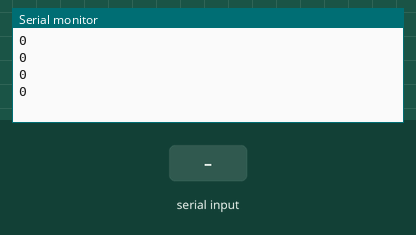
The sketch below on a simulated Arduino Uno, built with avr-gcc and run on an emulated ATmega328P. On the bench: the last lines printed to the serial monitor. The test bench sets the inputs (shaded band).

Above: at 1.0 s.
1.1 s: "90,45\n" received over Serial
At 2.5 s:
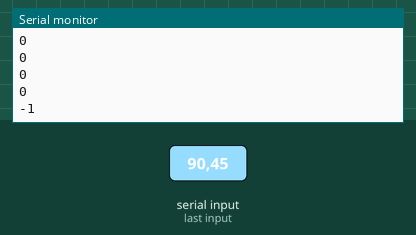
2.6 s: "r90\n" received over Serial
At 4.6 s:
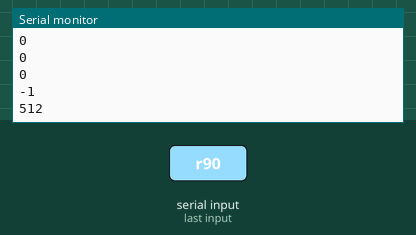
Timing chart, 0 to 6.1 s (numbered marks = the images above; inputs shaded):
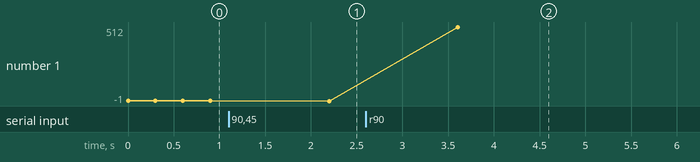

Measured:
- after the input at 1.1 s, the serial monitor: prints a new line after 1.1 s (image 1)
- after the input at 2.6 s, the serial monitor: prints a new line after 1.0 s (image 2)
- plotted number 1: 0 → -1 after the input at 1.1 s, -1 → 512 after the input at 2.6 s

The sketch:

SerialCallResponseASCIICarlos.ino
```cpp
/*
  Serial Call and Response in ASCII

based on this tutoirial:

 http://www.arduino.cc/en/Tutorial/SerialCallResponseASCII

 */

int sensorVal = 0;    // analog sensor

String inString = "";

void setup() {
  // start serial port at 9600 bps and wait for port to open:
  Serial.begin(9600);
  while (!Serial) {
    ; // wait for serial port to connect. Needed for native USB port only
  }
  //Serial.setTimeout(25);

  establishContact();  // send a byte to establish contact until receiver responds
}

void loop() {
  // if we get a valid byte:
  if (Serial.available() > 0) {
    // read a byte form the serial port and store it in data variable
    inString = Serial.readStringUntil('\r');
    // get incoming byte:
    if(inString.charAt(0) == 'r') {
      // pin number
      String rPinStr = inString.substring(1, inString.indexOf('\r')-1);
      int rpin = rPinStr.toInt();
      // read analog input
      sensorVal = analogRead(rpin);
      // send sensor value(s):
      Serial.println(sensorVal);
      inString = ""; // clear string buffer
    } else if(inString.charAt(0) == 'w') {
      // pin number
      String wPinStr = inString.substring(1, inString.indexOf('\r')-1);
      int wpin = wPinStr.toInt();
      pinMode(wpin, OUTPUT); // set pin to be an output
      digitalWrite(wpin, HIGH);
      delay(100);
      digitalWrite(wpin, LOW);
      Serial.println(1);
      inString = ""; // clear string buffer
    } else {
      Serial.println(-1);
    }
    serialFlush(); // flush serial port
  }
}

void establishContact() {
  while (Serial.available() <= 0) {
    Serial.println("0");   // send an initial string
    delay(300);
  }
}

void serialFlush(){
  while(Serial.available() > 0) {
    char t = Serial.read();
  }
}
```
